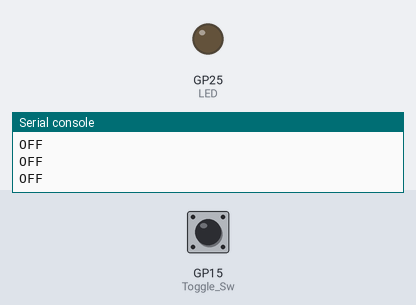
A program run on a simulated Raspberry Pi Pico running MicroPython. Shown: output pins drawn as LEDs (lit = HIGH), the last lines printed to the serial console. The test bench sets the inputs (shaded band); at power-on: GP15 (Toggle_Sw) LOW.

Above: at 1.2 s.
1.3 s: GP15 (Toggle_Sw) pulled HIGH for 0.15 s
At 1.4 s:
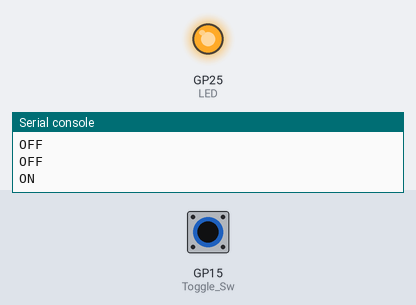
3.0 s: GP15 (Toggle_Sw) pulled HIGH for 3.2 s
At 7.1 s:
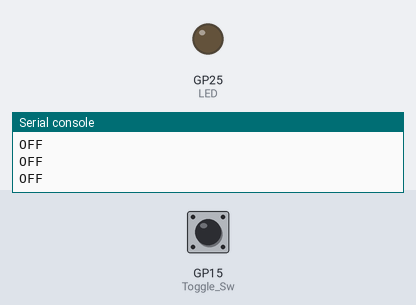
Timing chart, 0 to 8.6 s (numbered marks = the images above; inputs shaded):
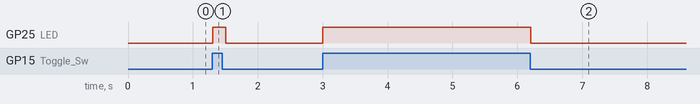

Measured:
- after the input at 1.3 s, GP25 (LED): LOW → HIGH at once, → LOW 0.20 s later
- after the input at 3.0 s, GP25 (LED): LOW → HIGH at once, → LOW 3.2 s later

The program:

ToggleSwitch.py
```python
# ON-OFF Toggle Switch - Simple Polling using compare
# Check state and print it from within a loop

#Connect wire #1 to Pin 36/3.3V
#Connect wire #2 to Pin GP15


#load libraries
import machine
import utime

LED = machine.Pin(25,machine.Pin.OUT)  #use on board LED to show switch state

#Create 'objects' for our actual Switch
Toggle_Sw = machine.Pin(15,machine.Pin.IN,machine.Pin.PULL_DOWN)

#Polling method using compare to handle an ON-OFF switch
print("Ready, Set, GO!")
while True:  #run an endless loop
    if Toggle_Sw.value() == True: #If input GP15 is HIGH
        LED.value(1)
        print("ON")
    elif Toggle_Sw.value() == False: #If input GP15 is LOW
        print("OFF")
        LED.value(0)

    utime.sleep(.1) #slow down the loop so we can see the printing
```
